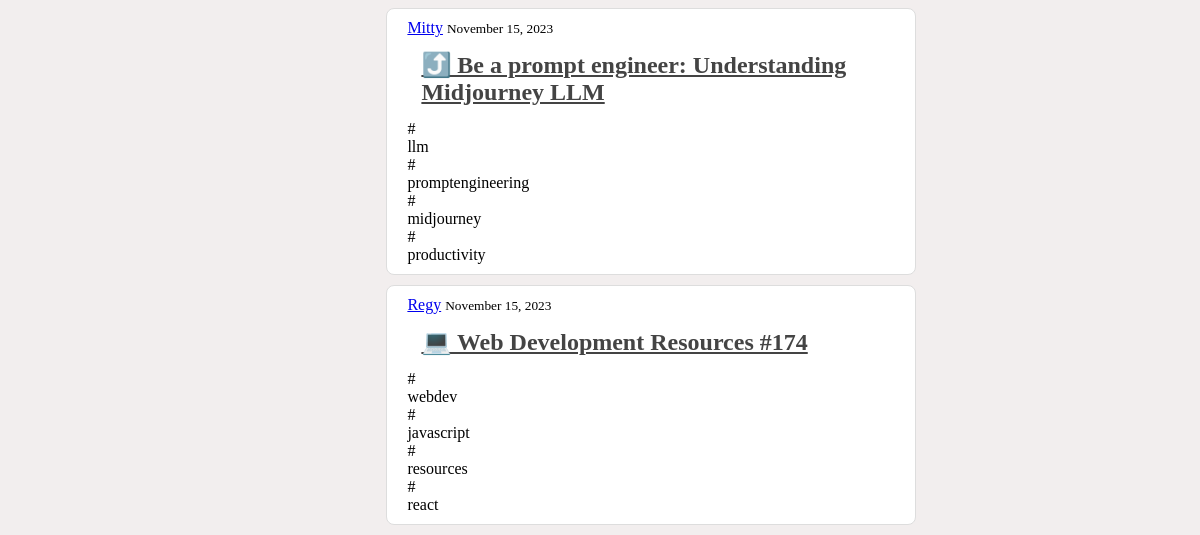
Before: / (lower part) with the older database file.
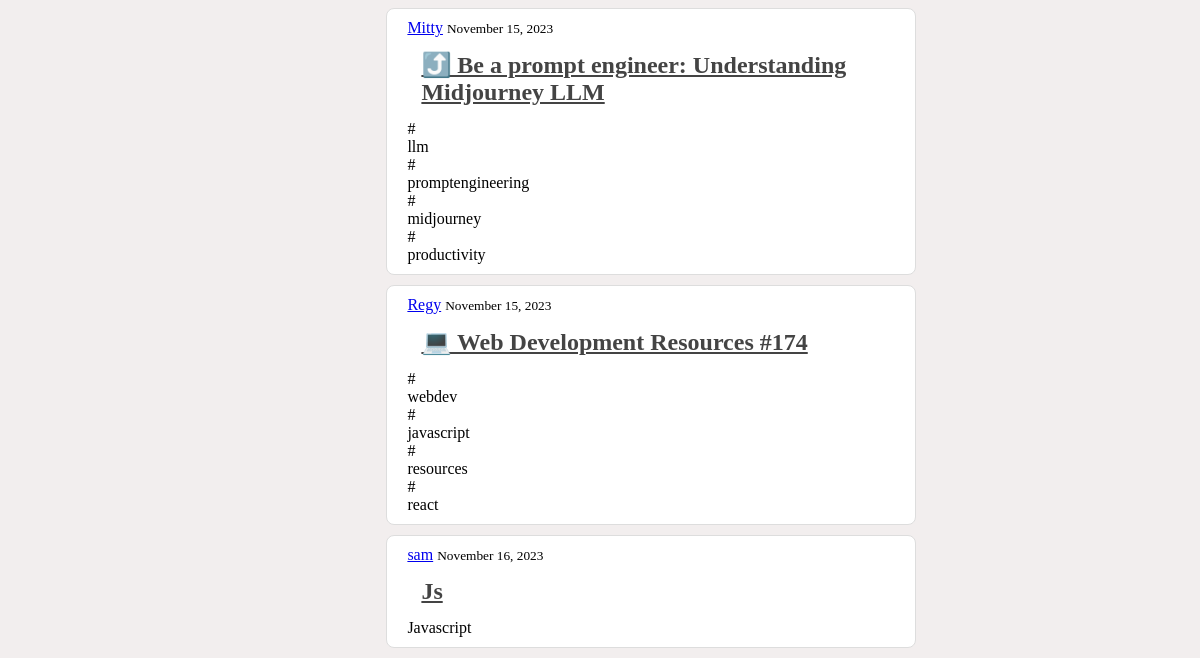
After: the same page with the newer database file.
### home/models.py (models this page shows)
class Post(models.Model):
    title = models.CharField(max_length=100)
    content = models.TextField()
    date_posted = models.DateTimeField(default=timezone.now)
    author = models.ForeignKey(User, on_delete=models.CASCADE)

### home/views.py (the view)
# urls.py: path('', views.home_page, name='home-page'),
def home_page(request):
    context = {
        'posts' : Post.objects.all()
    }
    return render(request, 'home.html', context)

### home/templates/home.html
{% extends 'base.html'%}
{% load static %}
{% block content %}
    {% for post in posts %}
        <article class="posts-section">
            <div class="posts-body">
                <div class="artices-data">
                    <a class="mr-2" href="#">{{ post.author }}</a>
                    <small class="text-muted">{{ post.date_posted|date:"F d, Y" }}</small>
                </div>
            <h2><a class="articles-title" href="#">{{ post.title }}</a></h2>
            <p class="articles-content">{{ post.content }}</p>
            </div>
        </article>
    {% endfor %}
{% endblock %}

### home/templates/base.html (shortened to what this page needs)
{% load static %}
<!DOCTYPE html>
<html lang="en">
    <head>
        <link rel="stylesheet" href="{% static 'main.css' %}">
    </head>
    <body>
        <main>
            <div id="apps">
            </div>
            <div id="contents">
                {% block content %}{% endblock %}
            </div>
        </main>
    </body>
</html>

### home/static/main.css (style rules this page uses)
* { box-sizing: border-box; margin: 0; padding: 0; scroll-behavior: smooth; }
body { background-color: #f2eeee; }
main { margin-left: 14%; max-width: 72%; width: 100%; display: flex; }
#apps { max-width: 22.5%; width: 100%; }
#contents { max-width: 48%; width: 100%; }
.hash p,h2 { padding: 14px; }
.posts-section { margin-left: 1.5rem; width: 530px; background: #ffffff; padding: 10px 20px; border: 1px solid #dddddd; border-radius: 8px; margin-top: 10px; margin-bottom: 10px; }
.articles-title { color: #444444; }
.articles-content { white-space: pre-line; }

Changed rows visible on the page:
added Post: author "sam", date_posted "November 16, 2023", title "Js", content "Javascript"
